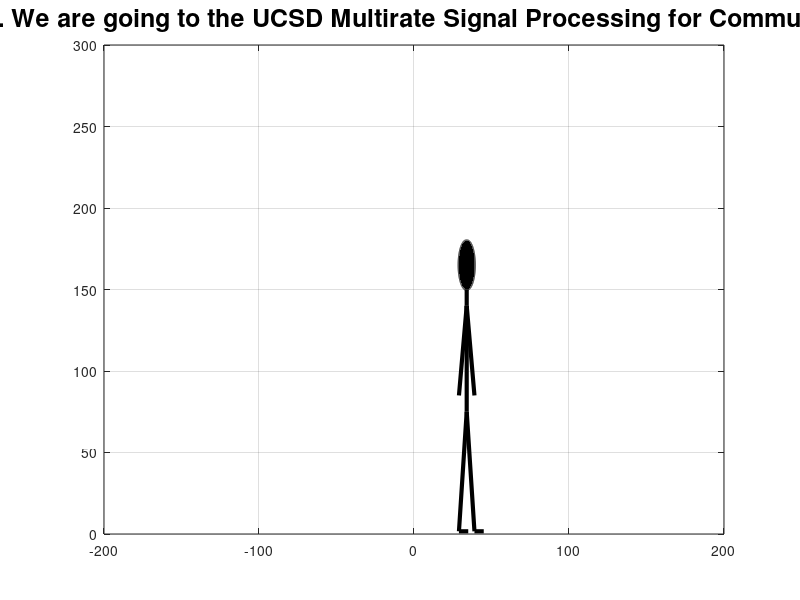

Recreate this plot in MATLAB.
% stickman
% an animated stickman figure walks across screen
% Script file written by fred harris of UCSD, Copyright 2021.

figure(2) 
del=150;
d1=[0  1  2  3  4  5  6  7  8  9  10  9  8  7  6  5  4  3  2  1];
d2=[0 -1 -2 -3 -4 -5 -6 -7 -8 -9 -10 -9 -8 -7 -6 -5 -4 -3 -2 -1];
d3=[10 9  8  7  6  5  4  3  2  1  0   1  2  3  4  5  6  7  8  9];
d4=[0  1  2  3  4  5  6  7  8  9  10  9  8  7  6  5  4  3  2  1]/3;
ang=0:0.01:2*pi; r=5;
xp=r*cos(ang);
yp=3*r*sin(ang);
flg=1;
for k=1:415
    clf
%proj4_circle(0-del,165,5); % Head

% ang=0:0.01:2*pi; r=5;
% xp=r*cos(ang);
% yp=3*r*sin(ang);
fill(0-del+xp,165+yp, 'k', 'linewidth', 2);
hold on
grid on
xlim([-200 200])
ylim([0 500]*0.6)

x = [0-del, 0-del]; % Neck
y = [140, 150];
plot(x,y, 'k', 'linewidth', 3)
hold on
grid on
xlim([-200 200])
ylim([0 500]*0.6)

x = [0-del, 0-del]; % Body
y = [75, 140];
plot(x,y, 'k', 'linewidth', 3)
hold on
grid on
xlim([-200 200])
ylim([0 500]*0.6)

x1 = [0-del, 0-del+d1(flg)]; % Right arm
y1 = [140, 80+d1(flg)];
plot(x1,y1, 'k', 'linewidth', 3)
grid on
xlim([-200 200])
ylim([0 500]*0.6)

x1 = [-0-del+d2(flg), 0-del]; % Left arm
y1 = [80-d2(flg), 140];
plot(x1,y1, 'k', 'linewidth', 3)
grid on
xlim([-200 200])
ylim([0 500]*0.6)

x1 = [0-del, 0-del+d1(flg)]; % Right leg
y1 = [75, 0+d4(flg)];
plot(x1,y1, 'k', 'linewidth', 3)
hold on
x2 = [0-del+d1(flg), 6-del+d1(flg)];
y2 = [0+d4(flg), 0+d4(flg)];
plot(x2,y2, 'k', 'linewidth', 3)
grid on
xlim([-200 200])
ylim([0 500]*0.6)

x1 = [-0-del+d2(flg), 0-del]; % Left leg
y1 = [0+d4(flg), 75];
plot(x1,y1, 'k', 'linewidth', 3)
hold on
x2 = [-0-del+d2(flg), 6-del+d2(flg)];
y2 = [0+d4(flg), 0+d4(flg)];
plot(x2,y2, 'k', 'linewidth', 3)
grid on
xlim([-200 200])
ylim([0 500]*0.6)
title('Come Walk With Me. We are going to the UCSD Multirate Signal Processing for Communications Presentation','fontsize',18)
pause(0.01)
if k<300
del=del-1;
else
    del=del+1;
end
flg=flg+1;
if flg>=20
   flg=1;
end
end